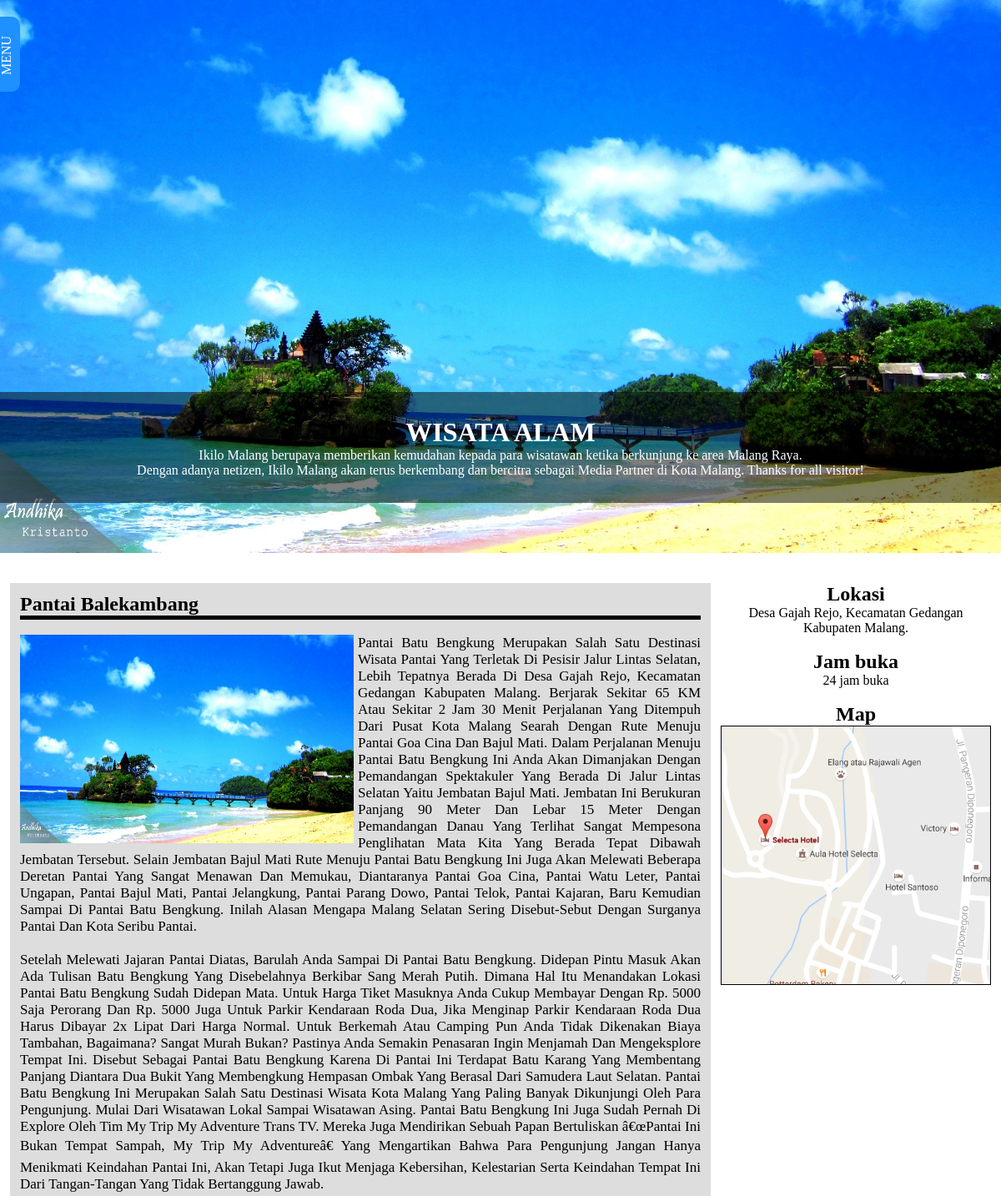
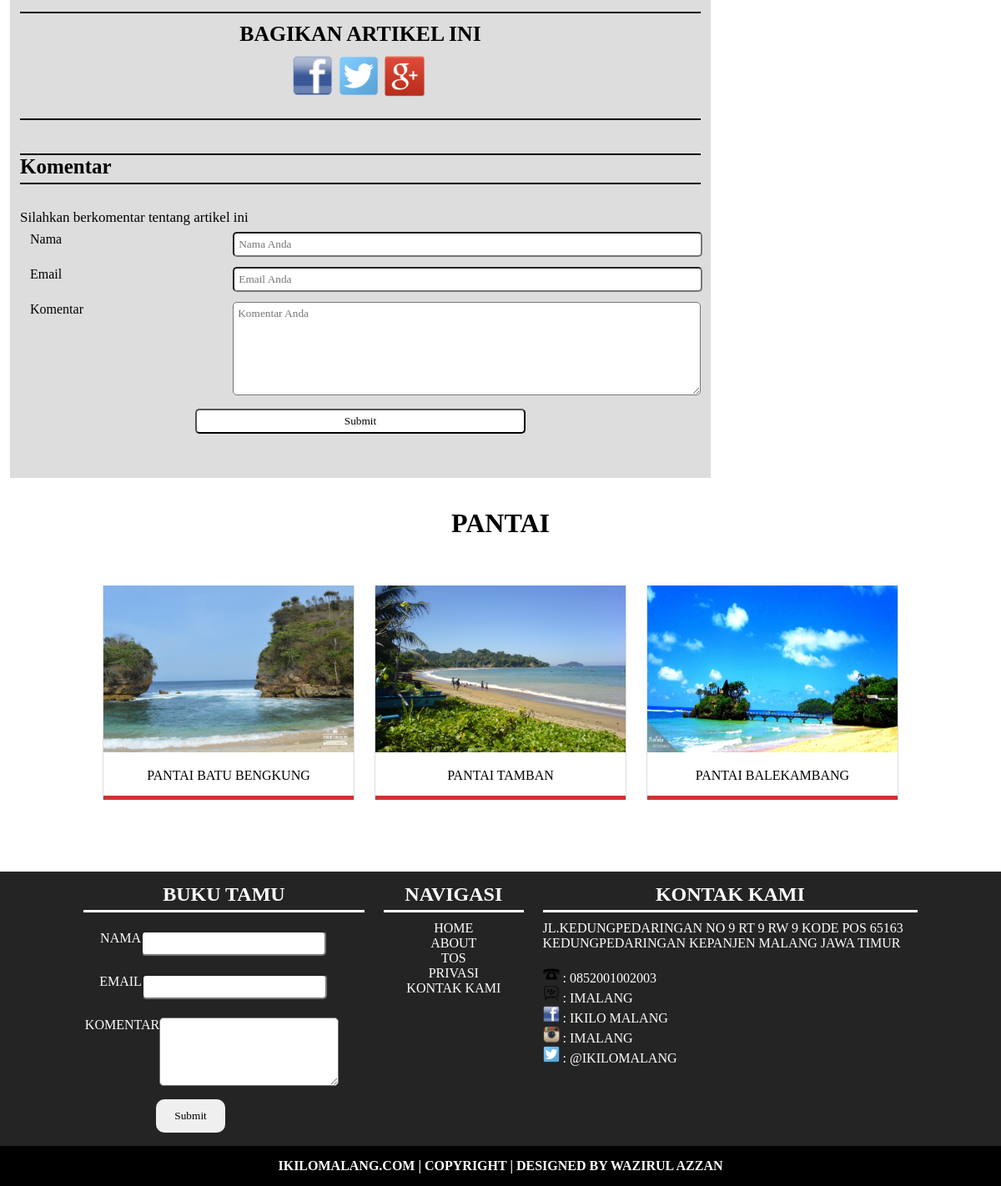
Screenshot of /artikel-alam.php?id=6 with the database file from the repository (2 pictures, top to bottom).
### tables this page shows
CREATE TABLE `tbl_wisata` (
  `id` int(11) NOT NULL,
  `nama` varchar(100) NOT NULL,
  `gambar` varchar(100) NOT NULL,
  `isi` text NOT NULL,
  `lokasi` text NOT NULL,
  `jambuka` varchar(100) NOT NULL,
  `like` int(11) NOT NULL,
  `kategori` int(11) NOT NULL,
  `subkategori` int(11) NOT NULL
);

CREATE TABLE `tbl_subkategori` (
  `id` int(11) NOT NULL,
  `subkategori` varchar(50) NOT NULL
);

### artikel-alam.php (the view, shortened to what this page needs)
<?php
include 'admin/conn.php';
?>
<!DOCTYPE html>
<html>
<head>
<link rel="stylesheet" type="text/css" href="css/artikel-alam.css">
</head>
<body>
<div class="box">
	<div class="nav">menu</div>
</div>
<div id="slider">
	<span class="inside"><h1>WISATA ALAM</h1>
		<p>Ikilo Malang berupaya memberikan kemudahan kepada para wisatawan ketika berkunjung ke area Malang Raya.<br> Dengan adanya netizen, Ikilo Malang akan terus 	berkembang dan bercitra sebagai Media Partner di Kota Malang. Thanks for all visitor!
	</p></span>
	<figure>
		<?php
		$id = $_GET['id'];
		$slide = mysqli_query($conn,"SELECT a.id,a.nama,a.gambar,a.isi,a.lokasi,a.jambuka,b.kategori,c.subkategori from tbl_wisata a left join tbl_kategori b on a.kategori = b.id left join tbl_subkategori c on a.subkategori = c.id where a.id = $id ");
		$dslide = mysqli_fetch_array($slide);
		?>
		<img src="images/<?=$dslide['gambar']?>">
	</figure>
</div>
<div id="isi">
	<div class="body">
		<?php
		$body = mysqli_query($conn,"SELECT a.id,a.nama,a.gambar,a.isi,a.lokasi,a.jambuka,b.kategori,c.subkategori from tbl_wisata a left join tbl_kategori b on a.kategori = b.id left join tbl_subkategori c on a.subkategori = c.id where a.id = $id ");
		$dbody = mysqli_fetch_array($body);
		$subkategori = $dbody['subkategori'];
		?>
	<h2><?=$dbody['nama']?></h2>
	<br><img src="images/<?=$dbody['gambar']?>"><p><?=nl2br($dbody['isi'])?></p>
	<br>
	<hr color="#000">
	<span class="share">
	<h3>Bagikan Artikel Ini</h3>
	<img src="img/fbico.png"/><img src="img/twitterico.png"/><img src="img/gplusico.png">
	</span>
	<br>
	<hr color="#000">
	<span class="komentar">
	<h3>Komentar</h3>
	<p class="komen">Silahkan berkomentar tentang artikel ini</p>
	<form method="post">
		<table class="tbl-ngisi">
			<tr>
				<td>Nama</td><td><input type="text" placeholder="Nama Anda" name="nama"></input></td>
			</tr>
			<tr>
				<td>Email</td><td><input type="text" placeholder="Email Anda" name="email"></input></td>
			</tr>
			<tr>
				<td>Komentar</td><td><textarea name="komentar" placeholder="Komentar Anda"></textarea></td>
			</tr>
			<tr><th colspan="2"><input type="submit" name="btn-komen"></input></th></tr>
		</table>
	</form>
	</span>
	</div>
	<div class="sidebar">
		<h2>Lokasi</h2>
		<p><?=$dbody['lokasi']?></p>
		<br>
		<h2>Jam buka</h2>
		<p><?=$dbody['jambuka']?></p>
		<br>
		<h2>Map</h2>
		<div class="map-wrap"><img src="img/map.png" width="300px" height="300px"></div>
	</div>
</div>
<div id="wisata">
	<h1><?=$dbody['subkategori']?></h1>
	<ul class="tw-box">
	<?php
	$pantai = mysqli_query($conn,"SELECT tbl_wisata.id,tbl_wisata.nama,tbl_wisata.gambar,tbl_wisata.isi,tbl_wisata.lokasi,tbl_wisata.jambuka,tbl_kategori.kategori,tbl_subkategori.subkategori from tbl_wisata,tbl_kategori,tbl_subkategori where tbl_wisata.kategori = tbl_kategori.id and tbl_wisata.subkategori = tbl_subkategori.id and tbl_subkategori.subkategori = '$subkategori'  limit 0,4");
	while ($dpantai = mysqli_fetch_array($pantai)) {
	?>
	<li class="tw-item"><div class="img-wrap"><img src="images/<?=$dpantai['gambar']?>"></div><p class="alam"><a href="artikel-alam.php?id=<?=$dpantai['id']?>"><?=$dpantai['nama']?></a></p></li>
	<?php
	}
	?>
	</ul>
</div>
<div id="footer">
	<table class="menufoot">
		<tr>
		<td class="bukutamu">
			<h2>Buku Tamu</h2>
			<table>
				<tr><td>NAMA</td><td><input type="text"></input></td></tr>
				<tr><td>EMAIL</td><td><input type="text"></input></td></tr>
				<tr><td>KOMENTAR</td><td><textarea></textarea></td></tr>
				<tr><th colspan="2"><input type="submit"></input></th></tr>
			</table>
		</td>
		<td class="navigasi"><h2>navigasi</h2>
		<ul>
			<li><a href="">home</a></li>
			<li><a href="">about</a></li>
			<li><a href="">tos</a></li>
			<li><a href="">privasi</a></li>
			<li><a href="">kontak kami</a></li>
		</ul>
		</td>
		<td class="kontakkami"><h2>Kontak kami</h2>
		<p>JL.Kedungpedaringan No 9 RT 9 RW 9 Kode Pos 65163 Kedungpedaringan Kepanjen Malang Jawa Timur</p>
					<br><img src="img/phoneico.png" width="20px" height="20px"> : 0852001002003<br><img src="img/bbm.png" width="20px" height="20px"> : IMALANG<br><img src="img/fbico.png" width="20px" height="20px"> : IKILO MALANG<br> <img src="img/igico.png" width="20px" height="20px"> : IMALANG<br> <img src="img/twitterico.png" width="20px" height="20px"> : @ikilomalang
		</td>
		</tr>
	</table>
	<h4>ikilomalang.com | copyright | designed by wazirul azzan</h4>
</div>
</body>
</html>

### css/artikel-alam.css (style rules this page uses)
* { margin: 0;padding: 0;font-family: comic sans ms; }
a { text-decoration: none; }
ul { list-style: none; }
.box { height: 100%; position: fixed; width: 210px; left: -236px; background: #1E90FF; z-index: 10; color: white; padding: 10px; text-transform: uppercase; }
.nav { position: absolute; right: -60px; background: #1E90FF; cursor: pointer; top: 50px; transform: rotate(-90deg); padding: 5px 20px; width: 50px; height: 20px; border-radius: 0 0 10px 10px; }
#slider { overflow: hidden; }
#slider figure img { width: 100%; float: left; }
#slider figure { width: 100%; position: relative; left: 0; }
#slider img { height: 663px; }
#slider .inside { z-index: 2; position: absolute; text-align: center; top: 470px; width: 90%; padding: 30px 5%; color: white; background: rgba(0,0,0,0.5); }
#wisata { width: 100%; text-align: center; margin-bottom: 1%; text-transform: uppercase; }
#wisata h1 { margin: 3% 0; }
.tw-box { text-align: center; width: 100%; display: block; }
.tw-box:after,.tw-item:before { display: table;content: ''; }
.tw-box:after { clear: both; }
.tw-item { overflow: hidden; width: 300px; border-left: 1px solid #ddd; border-right: 1px solid #ddd; cursor: pointer; display: inline-block; margin: 20px 10px 70px 10px; }
.tw-item img { width: 300px; height: 200px; transition: all ease-in-out 0.4s; }
.img-wrap { overflow: hidden; }
.tw-item p { width: 300px; padding: 15px 0; background: white; }
.tw-item a { color: black; }
.alam { border-bottom: 5px solid #cc3333; }
#footer { background: #000; color: #fff; text-align: center; text-transform: uppercase; }
#footer h4 { padding: 15px 0; }
.menufoot { overflow: hidden; width: 100%; margin-top: 1%; background: #242424; padding: 1% 3%; }
.bukutamu { width: 30%; }
.bukutamu table td { vertical-align: top; padding: 10px 0; }
.bukutamu table input[type='text'] { width: 128%; padding: 5px 1%; border-radius: 5px; }
.bukutamu table textarea { width: 128%; padding: 5px 1%; border-radius: 5px; height: 70px; }
.bukutamu table input[type='submit'] { padding: 10px 20px; display: block; margin: 0 auto; border:2px solid transparent; cursor: pointer; border-radius: 10px; }
.menufoot h2 { padding-bottom: 5px; border-bottom: 3px solid #fff; margin-bottom: 10px; }
.menufoot td { vertical-align: top; display: inline-block; padding:0 1%; }
.navigasi { width: 15%; }
.navigasi a { color: #fff; }
.kontakkami { width: 40%; text-align: left; }
.kontakkami h2 { text-align: center; }
#isi { width: 100%; display: block; overflow: hidden; margin: 3% 0 2% 0; }
.body { background: #ddd; display: block; width: 68%; margin-left: 1%; float: left; padding:1% 1% 3% 1%; overflow: hidden; }
.body img { width: 400px; height: 250px; float: left; padding: 0 5px 2px 0; }
.body p { text-align: justify; font-family: times new roman; font-size: 17px; }
.body h2 { border-bottom:5px solid #000; }
.share { padding-top: 10px; display: block; font-size: 22px; text-transform: uppercase; text-align: center; }
.share img { display: inline-block; float: none; padding-top: 10px; width: 50px; height: 50px; }
.komentar { display: block; padding: 10px 0; }
.komentar h3 { margin-top: 30px; font-size: 25px; font-weight: bold; padding-bottom: 5px; margin-bottom: 10px; border-bottom: 2px solid #000; border-top: 2px solid #000; }
.komentar table td,.komentar table th { vertical-align: top; padding:5px 10px; }
.komentar .komen { padding-top: 20px; }
.tbl-ngisi { width: 100%; }
.tbl-ngisi input[type='text'] { width:100%; padding:5px; border-radius: 5px; }
.tbl-ngisi textarea { width: 100%; border-radius: 5px; padding:5px; height: 100px; }
.tbl-ngisi input[type='submit'] { width: 50%; display: block; padding:5px; margin: 0 auto; background: white; border-radius: 5px; }
.body hr { color: #000; background: #000; }
.sidebar { display: block; width: 27%; float: right; position: relative; margin-right: 1%; }
.sidebar h2,.sidebar p { text-align: center; }
.sidebar img { width: 100%; transform: scale(1.5); margin-top: 5px; }
.map-wrap { overflow: hidden; border:1px solid #000; }

### rows the page displays
tbl_wisata: gambar (picture), nama "Pantai Balekambang", isi "Pantai Batu Bengkung Merupakan Salah Satu Destinasi Wisata Pantai Yang Terletak Di Pesisir Jalur Lintas Selatan, Lebih Tepatnya Berada Di Desa Gajah Rejo, Kecamatan Gedangan Kabupaten Malang. Berjarak Sekitar 65 KM Atau Sekitar 2 Jam 30 Menit Perjalanan Yang Ditempuh Dari Pusat Kota Malang Searah Dengan Rute Menuju Pantai Goa Cina Dan Bajul Mati. Dalam Perjalanan Menuju Pantai Batu Bengkung Ini Anda Akan Dimanjakan Dengan Pemandangan Spektakuler Yang Berada Di Jalur Lintas Selatan Yaitu Jembatan Bajul Mati. Jembatan Ini Berukuran Panjang 90 Meter Dan Lebar 15 Meter Dengan Pemandangan Danau Yang Terlihat Sangat Mempesona Penglihatan Mata Kita Yang Berada Tepat Dibawah Jembatan Tersebut.…", lokasi "Desa Gajah Rejo, Kecamatan Gedangan Kabupaten Malang.", jambuka "24 jam buka", tbl_subkategori.subkategori "PANTAI", nama "PANTAI BALEKAMBANG"
tbl_wisata: gambar (picture), nama "PANTAI BATU BENGKUNG"
tbl_wisata: gambar (picture), nama "PANTAI TAMBAN"
